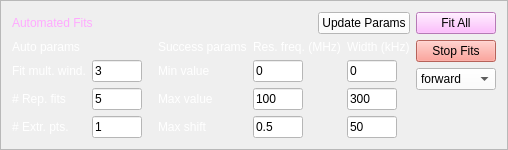
     <widget class="QFrame" name="MultipleFitParamsFrame">
      <property name="sizePolicy">
       <sizepolicy hsizetype="Fixed" vsizetype="Fixed">
        <horstretch>0</horstretch>
        <verstretch>0</verstretch>
       </sizepolicy>
      </property>
      <property name="minimumSize">
       <size>
        <width>25</width>
        <height>0</height>
       </size>
      </property>
      <property name="maximumSize">
       <size>
        <width>611</width>
        <height>16777215</height>
       </size>
      </property>
      <property name="frameShape">
       <enum>QFrame::StyledPanel</enum>
      </property>
      <property name="frameShadow">
       <enum>QFrame::Plain</enum>
      </property>
      <layout class="QHBoxLayout" name="horizontalLayout_2">
       <property name="sizeConstraint">
        <enum>QLayout::SetMinimumSize</enum>
       </property>
       <item>
        <layout class="QHBoxLayout" name="horizontalLayout">
         <item>
          <layout class="QVBoxLayout" name="verticalLayout_2">
           <item>
            <layout class="QGridLayout" name="gridLayout_3">
             <item row="0" column="0">
              <widget class="QLabel" name="MultipleFitsLabel">
               <property name="styleSheet">
                <string notr="true">color: rgb(255, 170, 255);</string>
               </property>
               <property name="text">
                <string>Automated Fits</string>
               </property>
              </widget>
             </item>
             <item row="0" column="2">
              <widget class="QPushButton" name="updateFitParamsButton">
               <property name="styleSheet">
                <string notr="true">background-color: rgb(255, 255, 255);
color: rgb(0, 0, 0);</string>
               </property>
               <property name="text">
                <string>Update Params</string>
               </property>
              </widget>
             </item>
             <item row="0" column="1">
              <spacer name="horizontalSpacer_2">
               <property name="orientation">
                <enum>Qt::Horizontal</enum>
               </property>
               <property name="sizeHint" stdset="0">
                <size>
                 <width>20</width>
                 <height>20</height>
                </size>
               </property>
              </spacer>
             </item>
            </layout>
           </item>
           <item>
            <layout class="QGridLayout" name="gridLayout_2">
             <item row="2" column="5">
              <widget class="QLineEdit" name="maxgLine">
               <property name="sizePolicy">
                <sizepolicy hsizetype="Fixed" vsizetype="Fixed">
                 <horstretch>0</horstretch>
                 <verstretch>0</verstretch>
                </sizepolicy>
               </property>
               <property name="maximumSize">
                <size>
                 <width>50</width>
                 <height>16777215</height>
                </size>
               </property>
               <property name="styleSheet">
                <string notr="true">background-color: rgb(255, 255, 255);
color: rgb(0, 0, 0);</string>
               </property>
               <property name="text">
                <string>300</string>
               </property>
               <property name="readOnly">
                <bool>false</bool>
               </property>
              </widget>
             </item>
             <item row="2" column="1">
              <widget class="QLineEdit" name="numAutomatedFitsLine">
               <property name="sizePolicy">
                <sizepolicy hsizetype="Fixed" vsizetype="Fixed">
                 <horstretch>0</horstretch>
                 <verstretch>0</verstretch>
                </sizepolicy>
               </property>
               <property name="maximumSize">
                <size>
                 <width>50</width>
                 <height>16777215</height>
                </size>
               </property>
               <property name="styleSheet">
                <string notr="true">background-color: rgb(255, 255, 255);
color: rgb(0, 0, 0);</string>
               </property>
               <property name="text">
                <string>5</string>
               </property>
               <property name="readOnly">
                <bool>false</bool>
               </property>
              </widget>
             </item>
             <item row="0" column="4">
              <widget class="QLabel" name="numAutomatedFitsLabel_4">
               <property name="styleSheet">
                <string notr="true">color: rgb(255, 255, 255);</string>
               </property>
               <property name="text">
                <string>Res. freq. (MHz)</string>
               </property>
              </widget>
             </item>
             <item row="3" column="4">
              <widget class="QLineEdit" name="maxShiftfLine">
               <property name="sizePolicy">
                <sizepolicy hsizetype="Fixed" vsizetype="Fixed">
                 <horstretch>0</horstretch>
                 <verstretch>0</verstretch>
                </sizepolicy>
               </property>
               <property name="maximumSize">
                <size>
                 <width>50</width>
                 <height>16777215</height>
                </size>
               </property>
               <property name="styleSheet">
                <string notr="true">background-color: rgb(255, 255, 255);
color: rgb(0, 0, 0);</string>
               </property>
               <property name="text">
                <string>0.5</string>
               </property>
               <property name="readOnly">
                <bool>false</bool>
               </property>
              </widget>
             </item>
             <item row="1" column="1">
              <widget class="QLineEdit" name="multiplicatorWindowLine">
               <property name="sizePolicy">
                <sizepolicy hsizetype="Maximum" vsizetype="Fixed">
                 <horstretch>0</horstretch>
                 <verstretch>0</verstretch>
                </sizepolicy>
               </property>
               <property name="maximumSize">
                <size>
                 <width>50</width>
                 <height>16777215</height>
                </size>
               </property>
               <property name="styleSheet">
                <string notr="true">background-color: rgb(255, 255, 255);
color: rgb(0, 0, 0);</string>
               </property>
               <property name="text">
                <string>3</string>
               </property>
               <property name="readOnly">
                <bool>false</bool>
               </property>
              </widget>
             </item>
             <item row="1" column="3">
              <widget class="QLabel" name="numAutomatedFitsLabel_7">
               <property name="styleSheet">
                <string notr="true">color: rgb(255, 255, 255);</string>
               </property>
               <property name="text">
                <string>Min value</string>
               </property>
              </widget>
             </item>
             <item row="1" column="4">
              <widget class="QLineEdit" name="minfLine">
               <property name="enabled">
                <bool>true</bool>
               </property>
               <property name="sizePolicy">
                <sizepolicy hsizetype="Fixed" vsizetype="Fixed">
                 <horstretch>0</horstretch>
                 <verstretch>0</verstretch>
                </sizepolicy>
               </property>
               <property name="maximumSize">
                <size>
                 <width>50</width>
                 <height>16777215</height>
                </size>
               </property>
               <property name="styleSheet">
                <string notr="true">background-color: rgb(255, 255, 255);
color: rgb(0, 0, 0);</string>
               </property>
               <property name="text">
                <string>0</string>
               </property>
               <property name="readOnly">
                <bool>false</bool>
               </property>
              </widget>
             </item>
             <item row="2" column="4">
              <widget class="QLineEdit" name="maxfLine">
               <property name="sizePolicy">
                <sizepolicy hsizetype="Fixed" vsizetype="Fixed">
                 <horstretch>0</horstretch>
                 <verstretch>0</verstretch>
                </sizepolicy>
               </property>
               <property name="maximumSize">
                <size>
                 <width>50</width>
                 <height>16777215</height>
                </size>
               </property>
               <property name="styleSheet">
                <string notr="true">background-color: rgb(255, 255, 255);
color: rgb(0, 0, 0);</string>
               </property>
               <property name="text">
                <string>100</string>
               </property>
               <property name="readOnly">
                <bool>false</bool>
               </property>
              </widget>
             </item>
             <item row="1" column="5">
              <widget class="QLineEdit" name="mingLine">
               <property name="sizePolicy">
                <sizepolicy hsizetype="Fixed" vsizetype="Fixed">
                 <horstretch>0</horstretch>
                 <verstretch>0</verstretch>
                </sizepolicy>
               </property>
               <property name="maximumSize">
                <size>
                 <width>50</width>
                 <height>16777215</height>
                </size>
               </property>
               <property name="styleSheet">
                <string notr="true">background-color: rgb(255, 255, 255);
color: rgb(0, 0, 0);</string>
               </property>
               <property name="text">
                <string>0</string>
               </property>
               <property name="readOnly">
                <bool>false</bool>
               </property>
              </widget>
             </item>
             <item row="2" column="3">
              <widget class="QLabel" name="numAutomatedFitsLabel_6">
               <property name="styleSheet">
                <string notr="true">color: rgb(255, 255, 255);</string>
               </property>
               <property name="text">
                <string>Max value</string>
               </property>
              </widget>
             </item>
             <item row="3" column="3">
              <widget class="QLabel" name="numAutomatedFitsLabel_2">
               <property name="styleSheet">
                <string notr="true">color: rgb(255, 255, 255);</string>
               </property>
               <property name="text">
                <string>Max shift</string>
               </property>
              </widget>
             </item>
             <item row="2" column="0">
              <widget class="QLabel" name="numAutomatedFitsLabel">
               <property name="styleSheet">
                <string notr="true">color: rgb(255, 255, 255);</string>
               </property>
               <property name="text">
                <string># Rep. fits</string>
               </property>
              </widget>
             </item>
             <item row="3" column="0">
              <widget class="QLabel" name="extrPointsLabel">
               <property name="styleSheet">
                <string notr="true">color: rgb(255, 255, 255);</string>
               </property>
               <property name="text">
                <string># Extr. pts.</string>
               </property>
              </widget>
             </item>
             <item row="3" column="1">
              <widget class="QLineEdit" name="extrPointsLine">
               <property name="sizePolicy">
                <sizepolicy hsizetype="Fixed" vsizetype="Fixed">
                 <horstretch>0</horstretch>
                 <verstretch>0</verstretch>
                </sizepolicy>
               </property>
               <property name="maximumSize">
                <size>
                 <width>50</width>
                 <height>16777215</height>
                </size>
               </property>
               <property name="styleSheet">
                <string notr="true">background-color: rgb(255, 255, 255);
color: rgb(0, 0, 0);</string>
               </property>
               <property name="text">
                <string>1</string>
               </property>
              </widget>
             </item>
             <item row="1" column="0">
              <widget class="QLabel" name="multiplicatorWindowLabel">
               <property name="styleSheet">
                <string notr="true">color: rgb(255, 255, 255);</string>
               </property>
               <property name="text">
                <string>Fit mult. wind.</string>
               </property>
              </widget>
             </item>
             <item row="0" column="3">
              <widget class="QLabel" name="numAutomatedFitsLabel_3">
               <property name="styleSheet">
                <string notr="true">color: rgb(255, 255, 255);</string>
               </property>
               <property name="text">
                <string>Success params</string>
               </property>
              </widget>
             </item>
             <item row="0" column="0">
              <widget class="QLabel" name="numAutomatedFitsLabel_8">
               <property name="styleSheet">
                <string notr="true">color: rgb(255, 255, 255);</string>
               </property>
               <property name="text">
                <string>Auto params</string>
               </property>
              </widget>
             </item>
             <item row="3" column="5">
              <widget class="QLineEdit" name="maxShiftgLine">
               <property name="sizePolicy">
                <sizepolicy hsizetype="Fixed" vsizetype="Fixed">
                 <horstretch>0</horstretch>
                 <verstretch>0</verstretch>
                </sizepolicy>
               </property>
               <property name="maximumSize">
                <size>
                 <width>50</width>
                 <height>16777215</height>
                </size>
               </property>
               <property name="styleSheet">
                <string notr="true">background-color: rgb(255, 255, 255);
color: rgb(0, 0, 0);</string>
               </property>
               <property name="text">
                <string>50</string>
               </property>
               <property name="readOnly">
                <bool>false</bool>
               </property>
              </widget>
             </item>
             <item row="0" column="5">
              <widget class="QLabel" name="numAutomatedFitsLabel_5">
               <property name="styleSheet">
                <string notr="true">color: rgb(255, 255, 255);</string>
               </property>
               <property name="text">
                <string>Width (kHz)</string>
               </property>
              </widget>
             </item>
             <item row="2" column="2">
              <spacer name="horizontalSpacer_3">
               <property name="orientation">
                <enum>Qt::Horizontal</enum>
               </property>
               <property name="sizeType">
                <enum>QSizePolicy::Fixed</enum>
               </property>
               <property name="sizeHint" stdset="0">
                <size>
                 <width>10</width>
                 <height>20</height>
                </size>
               </property>
              </spacer>
             </item>
            </layout>
           </item>
          </layout>
         </item>
         <item>
          <layout class="QVBoxLayout" name="verticalLayout">
           <item>
            <widget class="QPushButton" name="FitAllButton">
             <property name="styleSheet">
              <string notr="true">background-color: rgb(255, 170, 255);
color: rgb(0, 0, 0);</string>
             </property>
             <property name="text">
              <string>Fit All</string>
             </property>
            </widget>
           </item>
           <item>
            <widget class="QPushButton" name="StopFitsButton">
             <property name="styleSheet">
              <string notr="true">background-color: rgb(255, 137, 126);
color: rgb(0, 0, 0);</string>
             </property>
             <property name="text">
              <string>Stop Fits</string>
             </property>
            </widget>
           </item>
           <item>
            <widget class="QComboBox" name="fitDirectionComboBox">
             <property name="styleSheet">
              <string notr="true">background-color: rgb(255, 255, 255);
color: rgb(0, 0, 0);</string>
             </property>
             <item>
              <property name="text">
               <string>forward</string>
              </property>
             </item>
             <item>
              <property name="text">
               <string>reversed</string>
              </property>
             </item>
            </widget>
           </item>
           <item>
            <spacer name="verticalSpacer">
             <property name="orientation">
              <enum>Qt::Vertical</enum>
             </property>
             <property name="sizeHint" stdset="0">
              <size>
               <width>20</width>
               <height>40</height>
              </size>
             </property>
            </spacer>
           </item>
          </layout>
         </item>
        </layout>
       </item>
      </layout>
     </widget>
